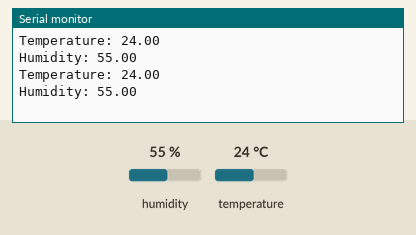
This sketch was run on a simulated Arduino Uno, built with avr-gcc and run on an emulated ATmega328P. On the bench: the last lines printed to the serial monitor. The inputs (shaded band) are chosen by the test bench; at power-on: humidity 55 %, temperature 24 °C.

Above: at 5.8 s.
5.9 s: humidity set to 22 %
At 11.1 s:
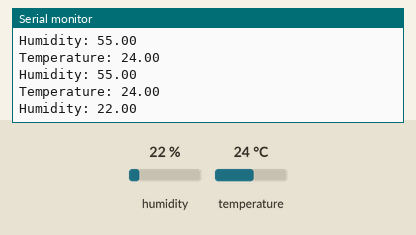
11.9 s: temperature set to 12 °C
At 16.4 s:
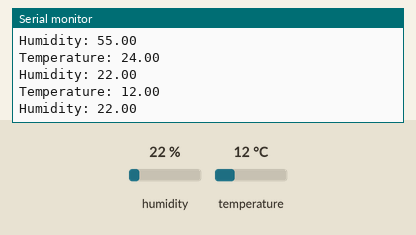
17.9 s: humidity set to 40 %
At 20.4 s:
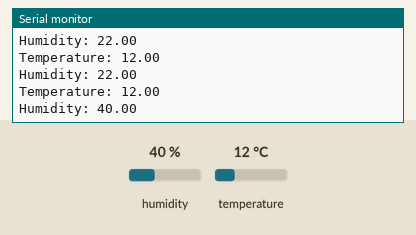
Timing chart, 0 to 21.9 s (numbered marks = the images above; inputs shaded):
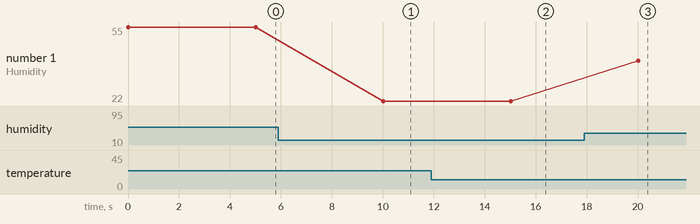

Measured:
- after the input at 5.9 s, the serial monitor: prints a new line after 4.1 s (image 1)
- after the input at 11.9 s, the serial monitor: prints a new line after 3.1 s (image 2)
- after the input at 17.9 s, the serial monitor: prints a new line after 2.1 s (image 3)
- plotted number 1: 55 → 22 after the input at 5.9 s, 22 → 40 after the input at 17.9 s

The sketch:

sensor_test.ino
```cpp
/*
*  Test for the DHT11 sensor
*  Part of the code is based on the work done by Adafruit for the DHT11 sensor
*  Writtent by Marco Schwartz for Open Home Automation
*/

// Include required libraries
#include <SPI.h>
#include <string.h>
#include "DHT.h"

// DHT11 sensor pins
#define DHTPIN 7
#define DHTTYPE DHT22

// DHT instance
DHT dht(DHTPIN, DHTTYPE);

void setup(void)
{

  // Initialize DHT sensor
  dht.begin();

  Serial.begin(115200);

}

void loop(void)
{

    // Measure the humidity & temperature
    float h = dht.readHumidity();
    float t = dht.readTemperature();

    // Transform to String
    String temp = String((float) t);
    String hum = String((float) h);

    Serial.print("Temperature: ");
    Serial.println(temp);
    Serial.print("Humidity: ");
    Serial.println(hum);
    Serial.println("");
    delay(5000);

}
```
